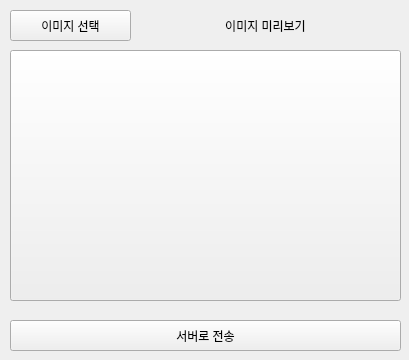
<?xml version="1.0" encoding="UTF-8"?>
<ui version="4.0">
 <class>image_selector</class>
 <widget class="QWidget" name="image_selector">
  <property name="geometry">
   <rect>
    <x>0</x>
    <y>0</y>
    <width>409</width>
    <height>360</height>
   </rect>
  </property>
  <property name="windowTitle">
   <string>Form</string>
  </property>
  <widget class="QPushButton" name="Btn_server">
   <property name="geometry">
    <rect>
     <x>10</x>
     <y>320</y>
     <width>391</width>
     <height>31</height>
    </rect>
   </property>
   <property name="text">
    <string>서버로 전송</string>
   </property>
  </widget>
  <widget class="QToolButton" name="img">
   <property name="geometry">
    <rect>
     <x>10</x>
     <y>50</y>
     <width>391</width>
     <height>251</height>
    </rect>
   </property>
   <property name="text">
    <string/>
   </property>
  </widget>
  <widget class="QPushButton" name="Btn_upload">
   <property name="geometry">
    <rect>
     <x>10</x>
     <y>10</y>
     <width>121</width>
     <height>31</height>
    </rect>
   </property>
   <property name="text">
    <string>이미지 선택</string>
   </property>
  </widget>
  <widget class="QLabel" name="label">
   <property name="geometry">
    <rect>
     <x>130</x>
     <y>10</y>
     <width>271</width>
     <height>31</height>
    </rect>
   </property>
   <property name="text">
    <string>이미지 미리보기</string>
   </property>
   <property name="alignment">
    <set>Qt::AlignmentFlag::AlignCenter</set>
   </property>
  </widget>
  <zorder>img</zorder>
  <zorder>Btn_server</zorder>
  <zorder>Btn_upload</zorder>
  <zorder>label</zorder>
 </widget>
 <resources/>
 <connections/>
</ui>
